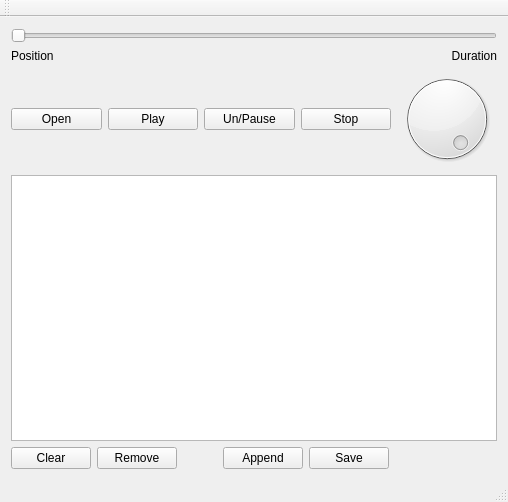
<?xml version="1.0" encoding="UTF-8"?>
<ui version="4.0">
 <class>PurrWindow</class>
 <widget class="QMainWindow" name="PurrWindow">
  <property name="geometry">
   <rect>
    <x>0</x>
    <y>0</y>
    <width>508</width>
    <height>502</height>
   </rect>
  </property>
  <property name="windowTitle">
   <string>Purr</string>
  </property>
  <widget class="QWidget" name="centralWidget">
   <layout class="QVBoxLayout" name="verticalLayout">
    <item>
     <layout class="QVBoxLayout" name="playButtonLayout">
      <property name="sizeConstraint">
       <enum>QLayout::SetNoConstraint</enum>
      </property>
      <item>
       <widget class="QSlider" name="trackProgressSlider">
        <property name="orientation">
         <enum>Qt::Horizontal</enum>
        </property>
       </widget>
      </item>
      <item>
       <layout class="QHBoxLayout" name="horizontalLayout_2">
        <item>
         <widget class="QLabel" name="positionLabel">
          <property name="text">
           <string notr="true">Position</string>
          </property>
          <property name="textFormat">
           <enum>Qt::PlainText</enum>
          </property>
         </widget>
        </item>
        <item>
         <widget class="QLabel" name="durationLabel">
          <property name="text">
           <string notr="true">Duration</string>
          </property>
          <property name="textFormat">
           <enum>Qt::PlainText</enum>
          </property>
          <property name="alignment">
           <set>Qt::AlignRight|Qt::AlignTrailing|Qt::AlignVCenter</set>
          </property>
         </widget>
        </item>
       </layout>
      </item>
      <item>
       <layout class="QHBoxLayout" name="horizontalLayout">
        <property name="sizeConstraint">
         <enum>QLayout::SetMaximumSize</enum>
        </property>
        <item>
         <widget class="QPushButton" name="openButton">
          <property name="text">
           <string>Open</string>
          </property>
         </widget>
        </item>
        <item>
         <widget class="QPushButton" name="playButton">
          <property name="text">
           <string>Play</string>
          </property>
         </widget>
        </item>
        <item>
         <widget class="QPushButton" name="pauseButton">
          <property name="text">
           <string>Un/Pause</string>
          </property>
         </widget>
        </item>
        <item>
         <widget class="QPushButton" name="stopButton">
          <property name="text">
           <string>Stop</string>
          </property>
         </widget>
        </item>
        <item>
         <widget class="QDial" name="dial">
          <property name="maximum">
           <number>100</number>
          </property>
          <property name="value">
           <number>100</number>
          </property>
         </widget>
        </item>
       </layout>
      </item>
      <item>
       <widget class="QListWidget" name="playlist"/>
      </item>
      <item>
       <layout class="QHBoxLayout" name="horizontalLayout_3">
        <item>
         <widget class="QPushButton" name="clearListButton">
          <property name="text">
           <string>Clear</string>
          </property>
         </widget>
        </item>
        <item>
         <widget class="QPushButton" name="removeListButton">
          <property name="text">
           <string>Remove</string>
          </property>
         </widget>
        </item>
        <item>
         <spacer name="horizontalSpacer">
          <property name="orientation">
           <enum>Qt::Horizontal</enum>
          </property>
          <property name="sizeType">
           <enum>QSizePolicy::Minimum</enum>
          </property>
          <property name="sizeHint" stdset="0">
           <size>
            <width>40</width>
            <height>20</height>
           </size>
          </property>
         </spacer>
        </item>
        <item>
         <widget class="QPushButton" name="loadPlaylistButton">
          <property name="text">
           <string>Append</string>
          </property>
         </widget>
        </item>
        <item>
         <widget class="QPushButton" name="savePlaylistButton">
          <property name="text">
           <string>Save</string>
          </property>
         </widget>
        </item>
        <item>
         <spacer name="horizontalSpacer_2">
          <property name="orientation">
           <enum>Qt::Horizontal</enum>
          </property>
          <property name="sizeHint" stdset="0">
           <size>
            <width>40</width>
            <height>20</height>
           </size>
          </property>
         </spacer>
        </item>
       </layout>
      </item>
     </layout>
    </item>
   </layout>
  </widget>
  <widget class="QMenuBar" name="menuBar">
   <property name="geometry">
    <rect>
     <x>0</x>
     <y>0</y>
     <width>508</width>
     <height>21</height>
    </rect>
   </property>
  </widget>
  <widget class="QToolBar" name="mainToolBar">
   <attribute name="toolBarArea">
    <enum>TopToolBarArea</enum>
   </attribute>
   <attribute name="toolBarBreak">
    <bool>false</bool>
   </attribute>
  </widget>
  <widget class="QStatusBar" name="statusBar"/>
 </widget>
 <layoutdefault spacing="6" margin="11"/>
 <resources/>
 <connections/>
</ui>
